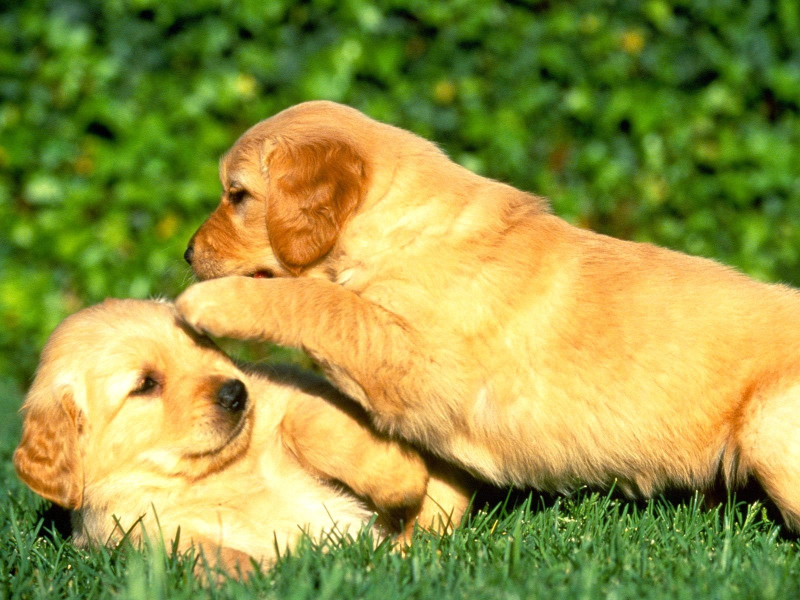
#> input picture img/dog.jpeg, 1600 x 1200 px (shown at 1/2 size)
$ jupyter execute Image_handling.ipynb   (shell and % lines are left out)   (older library calls are emulated)
#> lines starting #> are read from the running program, lines starting #| are printed output that depends on the picture
[cell 1]
import numpy as np
from scipy.misc import imread, imresize
import matplotlib.pyplot as plt
import os

# Read Image & Check Shape, type

[cell 2]
dog = imread("./img/dog.jpeg")
#> dog is the input picture: shape (1200, 1600, 3); mean R, G, B 149.1, 150.2, 67

print(type(dog))
#| <class 'numpy.ndarray'>
print(dog.shape)
#| (1200, 1600, 3)

# Show Image

[cell 3]
plt.figure(0)
plt.imshow(dog)
plt.title("DOG")
plt.draw()

# Resize

[cell 4]
dog_up = imresize(dog, [2000, 2000, 3])
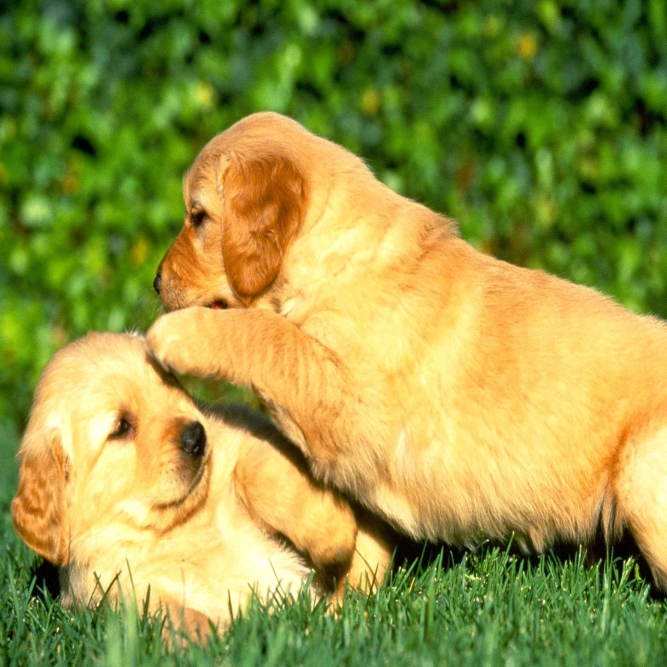
#> dog_up: shape (2000, 2000, 3) (shown at 1/3 size); mean R, G, B 149.1, 150.3, 67
plt.figure(0)
plt.imshow(dog_up)
plt.title("DOG_sizeup")
plt.draw()

# Grayscale

[cell 5]
def rgb2gray(image) :
    if len(image.shape) is 3 :
        return np.dot(image[...,:3], [0.299,0.584,0.114])
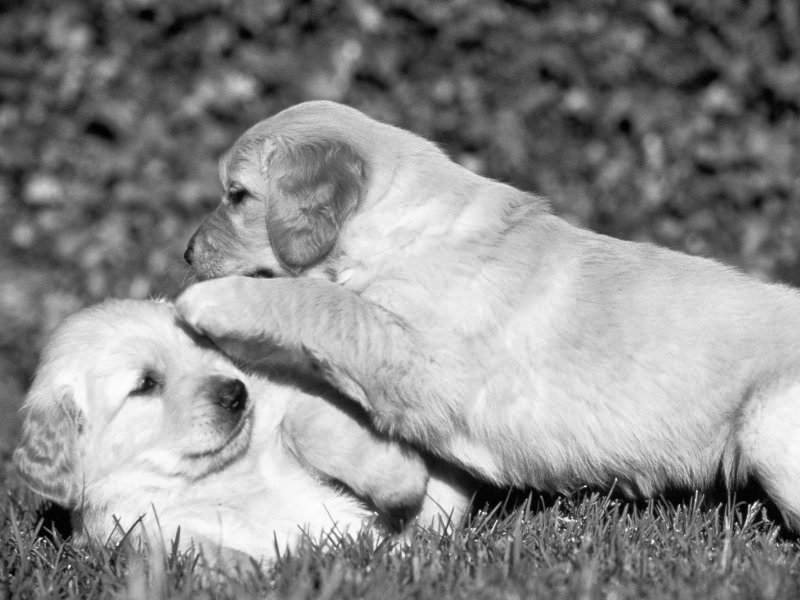
#> returned value: shape (1200, 1600) float64 (shown at 1/2 size); min 0, max 253.1, mean 139.9
    else :
        print("Check Image !")
        return image

[cell 6]
dog_gray = rgb2gray(dog)
plt.imshow(dog_gray, cmap = plt.get_cmap("gray"))
plt.colorbar()
plt.draw()
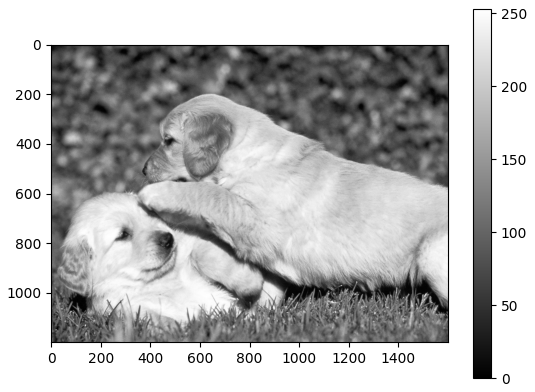
#> figure drawn by matplotlib, 2 panels

# Reshape

### Matrix -> Vector

[cell 7]
dog_vec = np.reshape(dog_gray, (1, -1))
print(dog_vec.shape)
#| (1, 1920000)

### Vector -> Matrix

[cell 8]
dog_matrix = np.reshape(dog_vec, (1600, -1))
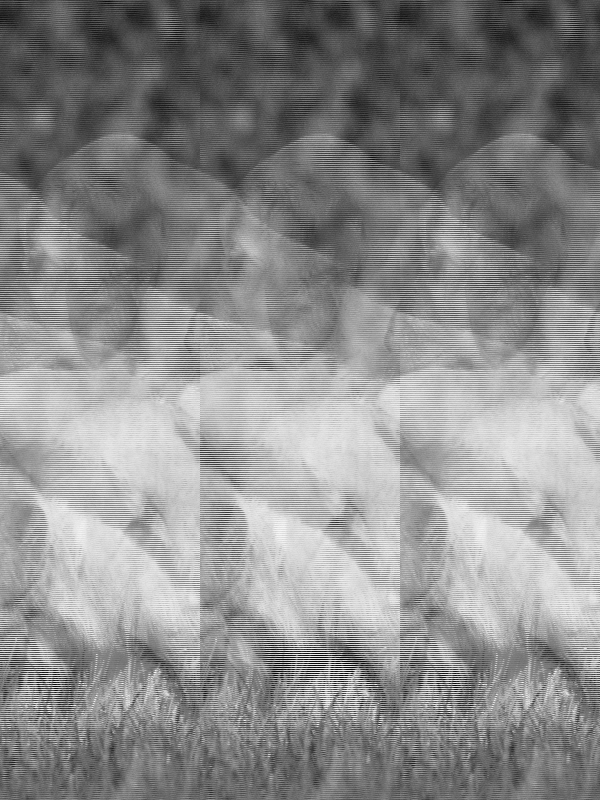
#> dog_matrix: shape (1600, 1200) float64 (shown at 1/2 size); min 0, max 253.1, mean 139.9
print(dog_matrix.shape)
#| (1600, 1200)

# Read Images from Folder

[cell 9]
cwd = os.getcwd()
path = cwd + "/img"
Img_list = os.listdir(path)
print(len(Img_list),"file are in", path)

[cell 10]
for i, name in enumerate(Img_list) :
    print(i,"file's name is", name)

[cell 11]
image_label = [".jpg", ".png", ".jpeg", ".gif"]
imgs = []
names = []
for f in Img_list :
    ext = os.path.splitext(f)[1]
    if ext.lower() not in image_label:
        continue
    # Append imgs
    fullpath = os.path.join(path,f)
    imgs.append(imread(fullpath))
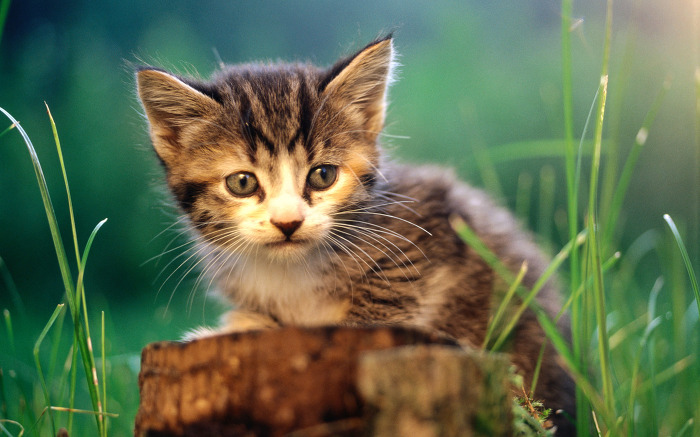
#> input picture img/cat.jpeg, 700 x 437 px
    # Append names
    names.append(os.path.splitext(f)[0])

[cell 12]
for img, name in zip(imgs, names) :
    plt.imshow(img)
    plt.title(name)
    plt.show()
#> this loop made 3 passes
#> name on passes 1 to 3: 'cat', 'cat2', 'dog'
